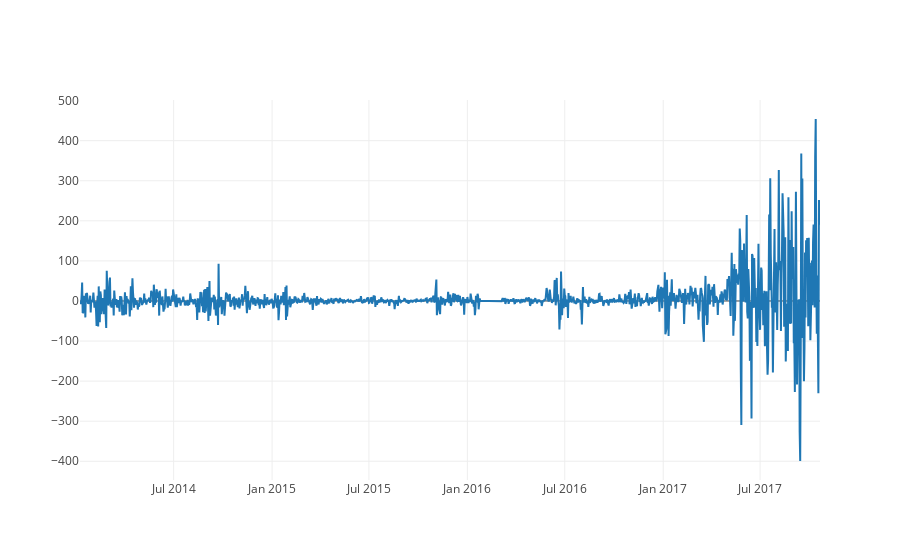

The notebook cell this image was saved under:
### Code cell
btc_trace = go.Scatter(x=data.index, y=data['Weighted Price Difference'], name= 'Price')
py.iplot([btc_trace])

### Figure 1 — Plotly figure (JSON) as saved in the notebook; plotly's stock layout.template omitted (floating-point values rounded to 4 significant figures; data arrays with more than 128 entries replaced by an {"elided": "..."} marker saying what was removed)
{"data": [{"name": "Price", "type": "scatter", "x": {"elided": "1384 str values"}, "y": {"elided": "1384 float values"}}], "layout": {}}
